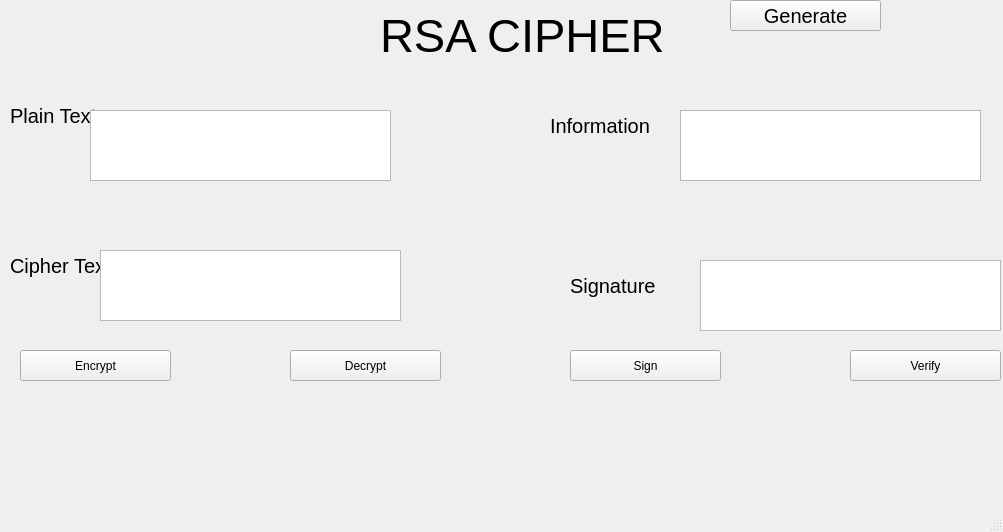
<?xml version="1.0" encoding="UTF-8"?>
<ui version="4.0">
 <class>MainWindow</class>
 <widget class="QMainWindow" name="MainWindow">
  <property name="geometry">
   <rect>
    <x>0</x>
    <y>0</y>
    <width>1003</width>
    <height>532</height>
   </rect>
  </property>
  <property name="windowTitle">
   <string>MainWindow</string>
  </property>
  <widget class="QWidget" name="centralwidget">
   <widget class="QLabel" name="label">
    <property name="geometry">
     <rect>
      <x>380</x>
      <y>0</y>
      <width>291</width>
      <height>71</height>
     </rect>
    </property>
    <property name="font">
     <font>
      <pointsize>35</pointsize>
     </font>
    </property>
    <property name="text">
     <string>RSA CIPHER</string>
    </property>
   </widget>
   <widget class="QLabel" name="label_2">
    <property name="geometry">
     <rect>
      <x>10</x>
      <y>100</y>
      <width>111</width>
      <height>31</height>
     </rect>
    </property>
    <property name="font">
     <font>
      <pointsize>15</pointsize>
     </font>
    </property>
    <property name="text">
     <string>Plain Text</string>
    </property>
   </widget>
   <widget class="QLabel" name="label_3">
    <property name="geometry">
     <rect>
      <x>10</x>
      <y>250</y>
      <width>111</width>
      <height>31</height>
     </rect>
    </property>
    <property name="font">
     <font>
      <pointsize>15</pointsize>
     </font>
    </property>
    <property name="text">
     <string>Cipher Text</string>
    </property>
   </widget>
   <widget class="QLabel" name="label_4">
    <property name="geometry">
     <rect>
      <x>550</x>
      <y>110</y>
      <width>121</width>
      <height>31</height>
     </rect>
    </property>
    <property name="font">
     <font>
      <pointsize>15</pointsize>
     </font>
    </property>
    <property name="text">
     <string>Information</string>
    </property>
   </widget>
   <widget class="QLabel" name="label_5">
    <property name="geometry">
     <rect>
      <x>570</x>
      <y>270</y>
      <width>121</width>
      <height>31</height>
     </rect>
    </property>
    <property name="font">
     <font>
      <pointsize>15</pointsize>
     </font>
    </property>
    <property name="text">
     <string>Signature</string>
    </property>
   </widget>
   <widget class="QPlainTextEdit" name="txt_plain_text">
    <property name="geometry">
     <rect>
      <x>90</x>
      <y>110</y>
      <width>301</width>
      <height>71</height>
     </rect>
    </property>
   </widget>
   <widget class="QPlainTextEdit" name="txt_cipher_text">
    <property name="geometry">
     <rect>
      <x>100</x>
      <y>250</y>
      <width>301</width>
      <height>71</height>
     </rect>
    </property>
   </widget>
   <widget class="QPlainTextEdit" name="txt_info">
    <property name="geometry">
     <rect>
      <x>680</x>
      <y>110</y>
      <width>301</width>
      <height>71</height>
     </rect>
    </property>
   </widget>
   <widget class="QPlainTextEdit" name="txt_sign">
    <property name="geometry">
     <rect>
      <x>700</x>
      <y>260</y>
      <width>301</width>
      <height>71</height>
     </rect>
    </property>
   </widget>
   <widget class="QPushButton" name="btn_gen_key">
    <property name="geometry">
     <rect>
      <x>730</x>
      <y>0</y>
      <width>151</width>
      <height>31</height>
     </rect>
    </property>
    <property name="font">
     <font>
      <pointsize>15</pointsize>
     </font>
    </property>
    <property name="text">
     <string>Generate</string>
    </property>
   </widget>
   <widget class="QPushButton" name="btn_encrypt">
    <property name="geometry">
     <rect>
      <x>20</x>
      <y>350</y>
      <width>151</width>
      <height>31</height>
     </rect>
    </property>
    <property name="text">
     <string>Encrypt</string>
    </property>
   </widget>
   <widget class="QPushButton" name="btn_decrypt">
    <property name="geometry">
     <rect>
      <x>290</x>
      <y>350</y>
      <width>151</width>
      <height>31</height>
     </rect>
    </property>
    <property name="text">
     <string>Decrypt</string>
    </property>
   </widget>
   <widget class="QPushButton" name="btn_sign">
    <property name="geometry">
     <rect>
      <x>570</x>
      <y>350</y>
      <width>151</width>
      <height>31</height>
     </rect>
    </property>
    <property name="text">
     <string>Sign</string>
    </property>
   </widget>
   <widget class="QPushButton" name="btn_verify">
    <property name="geometry">
     <rect>
      <x>850</x>
      <y>350</y>
      <width>151</width>
      <height>31</height>
     </rect>
    </property>
    <property name="text">
     <string>Verify</string>
    </property>
   </widget>
  </widget>
  <widget class="QMenuBar" name="menubar">
   <property name="geometry">
    <rect>
     <x>0</x>
     <y>0</y>
     <width>1003</width>
     <height>18</height>
    </rect>
   </property>
  </widget>
  <widget class="QStatusBar" name="statusbar"/>
 </widget>
 <resources/>
 <connections/>
</ui>
